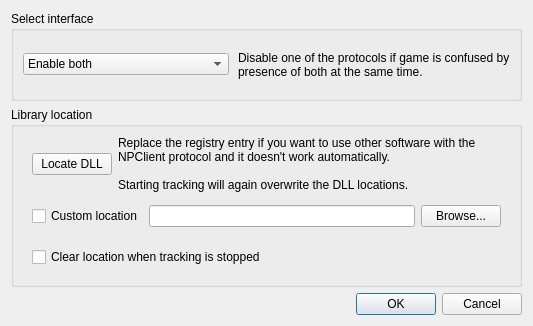
<?xml version="1.0" encoding="UTF-8"?>
<ui version="4.0">
 <class>UICWWControls</class>
 <widget class="QWidget" name="UICWWControls">
  <property name="windowModality">
   <enum>Qt::NonModal</enum>
  </property>
  <property name="enabled">
   <bool>true</bool>
  </property>
  <property name="geometry">
   <rect>
    <x>0</x>
    <y>0</y>
    <width>533</width>
    <height>326</height>
   </rect>
  </property>
  <property name="windowTitle">
   <string>freetrack protocol settings</string>
  </property>
  <property name="windowIcon">
   <iconset resource="ft-protocol.qrc">
    <normaloff>:/images/freetrack.png</normaloff>:/images/freetrack.png</iconset>
  </property>
  <property name="layoutDirection">
   <enum>Qt::LeftToRight</enum>
  </property>
  <property name="autoFillBackground">
   <bool>false</bool>
  </property>
  <layout class="QGridLayout" name="gridLayout_2">
   <item row="5" column="0">
    <widget class="QDialogButtonBox" name="buttonBox">
     <property name="standardButtons">
      <set>QDialogButtonBox::Cancel|QDialogButtonBox::Ok</set>
     </property>
    </widget>
   </item>
   <item row="0" column="0">
    <widget class="QGroupBox" name="groupBox_3">
     <property name="sizePolicy">
      <sizepolicy hsizetype="Preferred" vsizetype="Preferred">
       <horstretch>0</horstretch>
       <verstretch>0</verstretch>
      </sizepolicy>
     </property>
     <property name="title">
      <string>Select interface</string>
     </property>
     <property name="alignment">
      <set>Qt::AlignJustify|Qt::AlignTop</set>
     </property>
     <property name="flat">
      <bool>false</bool>
     </property>
     <layout class="QHBoxLayout" name="horizontalLayout_3">
      <property name="spacing">
       <number>9</number>
      </property>
      <item>
       <widget class="QComboBox" name="cbxSelectInterface">
        <item>
         <property name="text">
          <string>Enable both</string>
         </property>
        </item>
        <item>
         <property name="text">
          <string>Use freetrack, disable TrackIR</string>
         </property>
        </item>
        <item>
         <property name="text">
          <string>Use TrackIR, disable freetrack</string>
         </property>
        </item>
       </widget>
      </item>
      <item>
       <widget class="QLabel" name="label_8">
        <property name="text">
         <string>Disable one of the protocols if game is confused by presence of both at the same time.</string>
        </property>
        <property name="wordWrap">
         <bool>true</bool>
        </property>
       </widget>
      </item>
     </layout>
    </widget>
   </item>
   <item row="1" column="0" rowspan="2">
    <widget class="QGroupBox" name="groupBox_4">
     <property name="title">
      <string>Library location</string>
     </property>
     <property name="alignment">
      <set>Qt::AlignJustify|Qt::AlignTop</set>
     </property>
     <layout class="QGridLayout" name="gridLayout">
      <item row="0" column="0">
       <widget class="QWidget" name="widget" native="true">
        <layout class="QHBoxLayout" name="horizontalLayout">
         <property name="topMargin">
          <number>0</number>
         </property>
         <property name="bottomMargin">
          <number>0</number>
         </property>
         <item>
          <widget class="QPushButton" name="bntLocateNPClient">
           <property name="text">
            <string>Locate DLL</string>
           </property>
          </widget>
         </item>
         <item>
          <widget class="QLabel" name="label_10">
           <property name="sizePolicy">
            <sizepolicy hsizetype="Preferred" vsizetype="Maximum">
             <horstretch>0</horstretch>
             <verstretch>0</verstretch>
            </sizepolicy>
           </property>
           <property name="text">
            <string>Replace the registry entry if you want to use other software with the NPClient protocol and it doesn't work automatically.

Starting tracking will again overwrite the DLL locations.</string>
           </property>
           <property name="wordWrap">
            <bool>true</bool>
           </property>
          </widget>
         </item>
        </layout>
       </widget>
      </item>
      <item row="1" column="0">
       <widget class="QWidget" name="widget2" native="true">
        <layout class="QHBoxLayout" name="horizontalLayout_2">
         <property name="spacing">
          <number>6</number>
         </property>
         <property name="topMargin">
          <number>0</number>
         </property>
         <property name="bottomMargin">
          <number>0</number>
         </property>
         <item>
          <widget class="QCheckBox" name="enable_custom_location">
           <property name="toolTip">
            <string>Useful for titles like Elite: Dangerous that require the library to reside in a specified location. Use this to avoid relocating your opentrack installation.</string>
           </property>
           <property name="text">
            <string>Custom location</string>
           </property>
          </widget>
         </item>
         <item>
          <widget class="QLineEdit" name="custom_location">
           <property name="sizePolicy">
            <sizepolicy hsizetype="Expanding" vsizetype="Maximum">
             <horstretch>0</horstretch>
             <verstretch>0</verstretch>
            </sizepolicy>
           </property>
          </widget>
         </item>
         <item>
          <widget class="QPushButton" name="set_custom_location">
           <property name="sizePolicy">
            <sizepolicy hsizetype="Maximum" vsizetype="Maximum">
             <horstretch>0</horstretch>
             <verstretch>0</verstretch>
            </sizepolicy>
           </property>
           <property name="text">
            <string>Browse...</string>
           </property>
          </widget>
         </item>
        </layout>
       </widget>
      </item>
      <item row="2" column="0">
       <widget class="QWidget" name="widget_2" native="true">
        <layout class="QHBoxLayout" name="horizontalLayout_4">
         <property name="spacing">
          <number>0</number>
         </property>
         <property name="topMargin">
          <number>0</number>
         </property>
         <property name="bottomMargin">
          <number>0</number>
         </property>
         <item>
          <widget class="QCheckBox" name="ephemeral_registry_entry">
           <property name="toolTip">
            <string>This is useful when you're only evaluating opentrack, and haven't yet  decided to use it all the time.</string>
           </property>
           <property name="text">
            <string>Clear location when tracking is stopped</string>
           </property>
          </widget>
         </item>
        </layout>
       </widget>
      </item>
     </layout>
    </widget>
   </item>
  </layout>
 </widget>
 <tabstops>
  <tabstop>cbxSelectInterface</tabstop>
  <tabstop>bntLocateNPClient</tabstop>
  <tabstop>enable_custom_location</tabstop>
  <tabstop>custom_location</tabstop>
  <tabstop>set_custom_location</tabstop>
  <tabstop>ephemeral_registry_entry</tabstop>
 </tabstops>
 <resources>
  <include location="ft-protocol.qrc"/>
  <include location="ft-protocol.qrc"/>
  <include location="ft-protocol.qrc"/>
  <include location="ft-protocol.qrc"/>
  <include location="ft-protocol.qrc"/>
 </resources>
 <connections/>
 <slots>
  <slot>startEngineClicked()</slot>
  <slot>stopEngineClicked()</slot>
  <slot>cameraSettingsClicked()</slot>
 </slots>
</ui>
